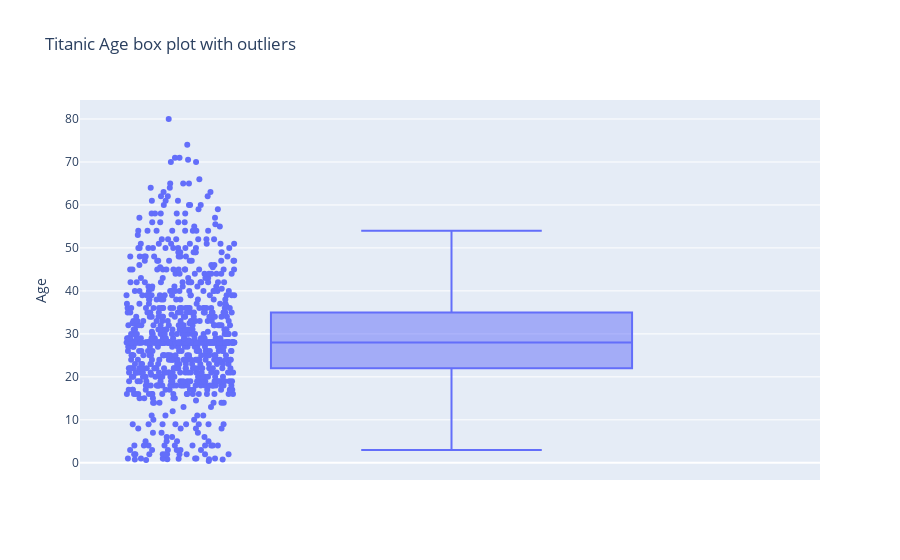
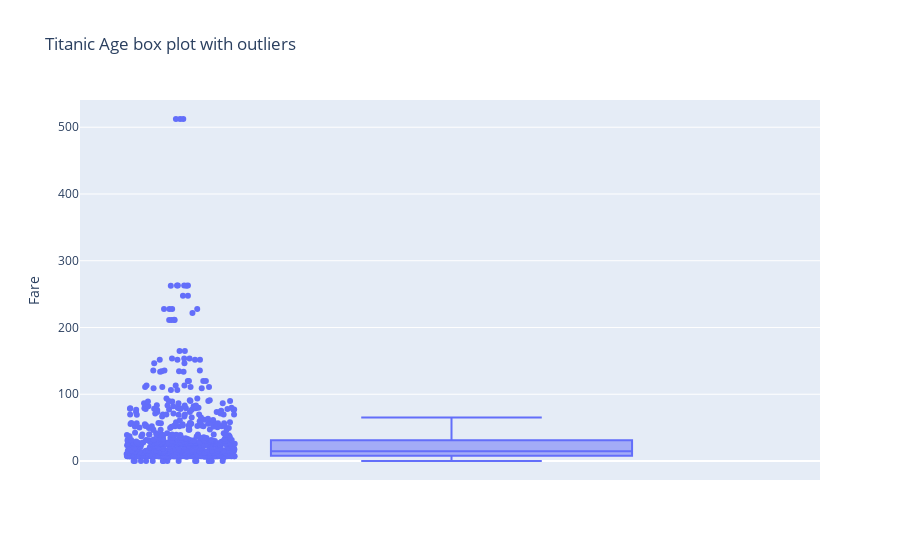

Here is the notebook cell these charts were saved with, in order:
### Code cell
fig = px.box(df, y ="Age", points='all', title="Titanic Age box plot with outliers")
fig.show()
fig_1 = px.box(df, y ="Fare", points='all', title="Titanic Age box plot with outliers")
fig_1.show()

### Figure 1 — Plotly figure (JSON) as saved in the notebook; plotly's stock layout.template omitted (floating-point values rounded to 4 significant figures; data arrays with more than 128 entries replaced by an {"elided": "..."} marker saying what was removed)
{"data": [{"alignmentgroup": "True", "boxpoints": "all", "hovertemplate": "Age=%{y}<extra></extra>", "legendgroup": "", "marker": {"color": "#636efa"}, "name": "", "notched": false, "offsetgroup": "", "orientation": "v", "showlegend": false, "type": "box", "x0": " ", "xaxis": "x", "y": {"elided": "889 float values"}, "y0": " ", "yaxis": "y"}], "layout": {"boxmode": "group", "legend": {"tracegroupgap": 0}, "title": {"text": "Titanic Age box plot with outliers"}, "xaxis": {"anchor": "y", "domain": [0, 1]}, "yaxis": {"anchor": "x", "domain": [0, 1], "title": {"text": "Age"}}}}

### Figure 2 — Plotly figure (JSON) as saved in the notebook; plotly's stock layout.template omitted (floating-point values rounded to 4 significant figures; data arrays with more than 128 entries replaced by an {"elided": "..."} marker saying what was removed)
{"data": [{"alignmentgroup": "True", "boxpoints": "all", "hovertemplate": "Fare=%{y}<extra></extra>", "legendgroup": "", "marker": {"color": "#636efa"}, "name": "", "notched": false, "offsetgroup": "", "orientation": "v", "showlegend": false, "type": "box", "x0": " ", "xaxis": "x", "y": {"elided": "889 float values"}, "y0": " ", "yaxis": "y"}], "layout": {"boxmode": "group", "legend": {"tracegroupgap": 0}, "title": {"text": "Titanic Age box plot with outliers"}, "xaxis": {"anchor": "y", "domain": [0, 1]}, "yaxis": {"anchor": "x", "domain": [0, 1], "title": {"text": "Fare"}}}}
